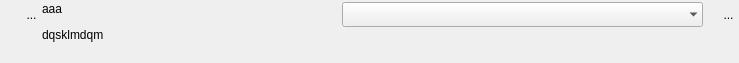
<?xml version="1.0" encoding="UTF-8"?>
<ui version="4.0">
 <class>WidgetCB</class>
 <widget class="QWidget" name="WidgetCB">
  <property name="geometry">
   <rect>
    <x>0</x>
    <y>0</y>
    <width>739</width>
    <height>63</height>
   </rect>
  </property>
  <property name="sizePolicy">
   <sizepolicy hsizetype="Preferred" vsizetype="Minimum">
    <horstretch>0</horstretch>
    <verstretch>0</verstretch>
   </sizepolicy>
  </property>
  <property name="minimumSize">
   <size>
    <width>0</width>
    <height>0</height>
   </size>
  </property>
  <property name="maximumSize">
   <size>
    <width>1493</width>
    <height>85</height>
   </size>
  </property>
  <property name="windowTitle">
   <string>Form</string>
  </property>
  <property name="styleSheet">
   <string notr="true">QComboBox{combobox-popup:0;};</string>
  </property>
  <layout class="QHBoxLayout" name="horizontalLayout_3">
   <property name="spacing">
    <number>0</number>
   </property>
   <property name="leftMargin">
    <number>0</number>
   </property>
   <property name="topMargin">
    <number>2</number>
   </property>
   <property name="rightMargin">
    <number>0</number>
   </property>
   <property name="bottomMargin">
    <number>1</number>
   </property>
   <item>
    <layout class="QVBoxLayout" name="verticalLayout_2">
     <property name="spacing">
      <number>0</number>
     </property>
     <item>
      <layout class="QHBoxLayout" name="horizontalLayout">
       <property name="spacing">
        <number>0</number>
       </property>
       <property name="sizeConstraint">
        <enum>QLayout::SetFixedSize</enum>
       </property>
       <item>
        <spacer name="horizontalSpacer_3">
         <property name="orientation">
          <enum>Qt::Horizontal</enum>
         </property>
         <property name="sizeType">
          <enum>QSizePolicy::Fixed</enum>
         </property>
         <property name="sizeHint" stdset="0">
          <size>
           <width>21</width>
           <height>20</height>
          </size>
         </property>
        </spacer>
       </item>
       <item>
        <widget class="MonBoutonValide" name="RBValide">
         <property name="minimumSize">
          <size>
           <width>21</width>
           <height>25</height>
          </size>
         </property>
         <property name="maximumSize">
          <size>
           <width>21</width>
           <height>25</height>
          </size>
         </property>
         <property name="focusPolicy">
          <enum>Qt::ClickFocus</enum>
         </property>
         <property name="toolTip">
          <string>Affiche le rapport de validation du mot-clef</string>
         </property>
         <property name="styleSheet">
          <string notr="true">border : 0px</string>
         </property>
         <property name="text">
          <string>...</string>
         </property>
         <property name="icon">
          <iconset>
           <normaloff>../Editeur/icons/ast-green-ball.png</normaloff>../Editeur/icons/ast-green-ball.png</iconset>
         </property>
         <property name="iconSize">
          <size>
           <width>25</width>
           <height>25</height>
          </size>
         </property>
        </widget>
       </item>
      </layout>
     </item>
     <item>
      <spacer name="verticalSpacer">
       <property name="orientation">
        <enum>Qt::Vertical</enum>
       </property>
       <property name="sizeHint" stdset="0">
        <size>
         <width>20</width>
         <height>5</height>
        </size>
       </property>
      </spacer>
     </item>
    </layout>
   </item>
   <item>
    <widget class="MonLabelClic" name="label">
     <property name="sizePolicy">
      <sizepolicy hsizetype="Fixed" vsizetype="Preferred">
       <horstretch>0</horstretch>
       <verstretch>0</verstretch>
      </sizepolicy>
     </property>
     <property name="minimumSize">
      <size>
       <width>300</width>
       <height>25</height>
      </size>
     </property>
     <property name="maximumSize">
      <size>
       <width>178</width>
       <height>16777215</height>
      </size>
     </property>
     <property name="frameShape">
      <enum>QFrame::NoFrame</enum>
     </property>
     <property name="text">
      <string>&lt;html&gt;&lt;head/&gt;&lt;body&gt;&lt;p&gt;aaa&lt;/p&gt;&lt;p&gt;dqsklmdqm&lt;/p&gt;&lt;/body&gt;&lt;/html&gt;</string>
     </property>
     <property name="scaledContents">
      <bool>false</bool>
     </property>
     <property name="alignment">
      <set>Qt::AlignLeading|Qt::AlignLeft|Qt::AlignTop</set>
     </property>
    </widget>
   </item>
   <item>
    <layout class="QVBoxLayout" name="verticalLayout">
     <property name="spacing">
      <number>0</number>
     </property>
     <item>
      <layout class="QHBoxLayout" name="horizontalLayout_2">
       <property name="spacing">
        <number>0</number>
       </property>
       <item>
        <widget class="QComboBox" name="CBChoix">
         <property name="sizePolicy">
          <sizepolicy hsizetype="Preferred" vsizetype="Fixed">
           <horstretch>0</horstretch>
           <verstretch>0</verstretch>
          </sizepolicy>
         </property>
         <property name="minimumSize">
          <size>
           <width>361</width>
           <height>25</height>
          </size>
         </property>
         <property name="accessibleName">
          <string/>
         </property>
         <property name="accessibleDescription">
          <string/>
         </property>
         <property name="styleSheet">
          <string notr="true">QComboBox {
 background:rgb(235,235,235);
 }
/*QComboBox: on {
  font : italic
 }
background:rgb(235,235,235);
border:0px;


QComboBox:!editable:on, QComboBox::drop-down:editable:on {
background: black;
    font : italic 14px
 }
QComboBox:on { 
  font : italic 20px;
  background: red ;
}/*
</string>
         </property>
         <property name="maxVisibleItems">
          <number>100</number>
         </property>
         <property name="frame">
          <bool>false</bool>
         </property>
        </widget>
       </item>
       <item>
        <spacer name="horizontalSpacer">
         <property name="orientation">
          <enum>Qt::Horizontal</enum>
         </property>
         <property name="sizeType">
          <enum>QSizePolicy::Expanding</enum>
         </property>
         <property name="sizeHint" stdset="0">
          <size>
           <width>301</width>
           <height>20</height>
          </size>
         </property>
        </spacer>
       </item>
       <item>
        <widget class="QToolButton" name="RBPoubelle">
         <property name="minimumSize">
          <size>
           <width>21</width>
           <height>25</height>
          </size>
         </property>
         <property name="maximumSize">
          <size>
           <width>21</width>
           <height>25</height>
          </size>
         </property>
         <property name="toolTip">
          <string>Détruit le mot-clef</string>
         </property>
         <property name="styleSheet">
          <string notr="true">border : 0px</string>
         </property>
         <property name="text">
          <string>...</string>
         </property>
         <property name="icon">
          <iconset>
           <normaloff>../Editeur/icons/deleteRond.png</normaloff>../Editeur/icons/deleteRond.png</iconset>
         </property>
         <property name="iconSize">
          <size>
           <width>25</width>
           <height>25</height>
          </size>
         </property>
        </widget>
       </item>
      </layout>
     </item>
     <item>
      <spacer name="verticalSpacer_2">
       <property name="orientation">
        <enum>Qt::Vertical</enum>
       </property>
       <property name="sizeHint" stdset="0">
        <size>
         <width>20</width>
         <height>5</height>
        </size>
       </property>
      </spacer>
     </item>
    </layout>
   </item>
  </layout>
 </widget>
 <customwidgets>
  <customwidget>
   <class>MonBoutonValide</class>
   <extends>QToolButton</extends>
   <header>monBoutonValide.h</header>
  </customwidget>
  <customwidget>
   <class>MonLabelClic</class>
   <extends>QLabel</extends>
   <header>monLabelClic.h</header>
  </customwidget>
 </customwidgets>
 <resources/>
 <connections/>
</ui>
